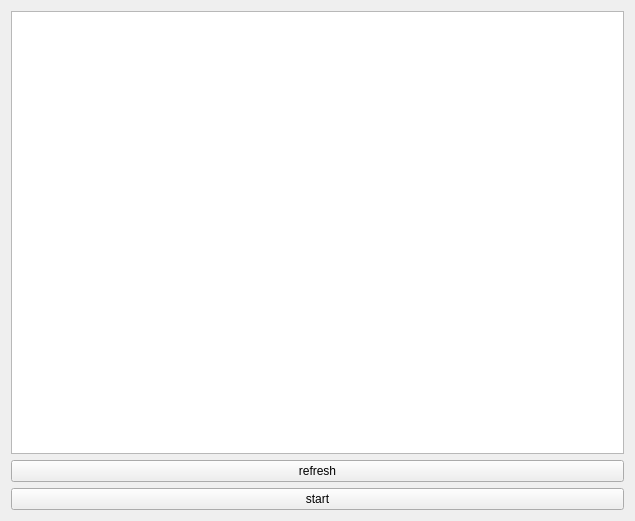
<?xml version="1.0" encoding="UTF-8"?>
<ui version="4.0">
 <class>receive</class>
 <widget class="QWidget" name="receive">
  <property name="geometry">
   <rect>
    <x>0</x>
    <y>0</y>
    <width>635</width>
    <height>521</height>
   </rect>
  </property>
  <property name="windowTitle">
   <string>Form</string>
  </property>
  <layout class="QVBoxLayout" name="verticalLayout">
   <item>
    <widget class="QTextBrowser" name="receiveBrowser"/>
   </item>
   <item>
    <widget class="QPushButton" name="refreshButton">
     <property name="cursor">
      <cursorShape>PointingHandCursor</cursorShape>
     </property>
     <property name="text">
      <string>refresh</string>
     </property>
    </widget>
   </item>
   <item>
    <widget class="QPushButton" name="startButton">
     <property name="text">
      <string>start</string>
     </property>
    </widget>
   </item>
  </layout>
 </widget>
 <resources/>
 <connections/>
</ui>
